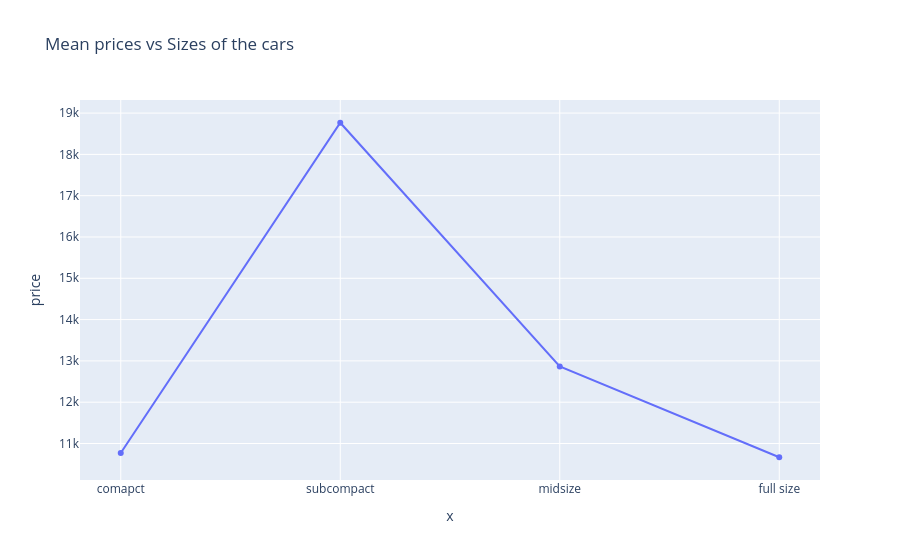

Notebook source saved alongside this figure:
### Code cell
size_list = ['comapct', 'subcompact', 'midsize', 'full size']
size_pr_df = vehicle_df_dropna.groupby('size')[['price']].mean()

px.line(size_pr_df, x=size_list, y='price', markers=True, title=' Mean prices vs Sizes of the cars')

### Figure 1 — Plotly figure (JSON) as saved in the notebook; plotly's stock layout.template omitted (floating-point values rounded to 4 significant figures)
{"data": [{"hovertemplate": "x=%{x}<br>price=%{y}<extra></extra>", "legendgroup": "", "line": {"color": "#636efa", "dash": "solid"}, "marker": {"symbol": "circle"}, "mode": "lines+markers", "name": "", "orientation": "v", "showlegend": false, "type": "scatter", "x": ["comapct", "subcompact", "midsize", "full size"], "xaxis": "x", "y": [10770.0, 18770.0, 12860.0, 10670.0], "yaxis": "y"}], "layout": {"autosize": true, "legend": {"tracegroupgap": 0}, "title": {"text": " Mean prices vs Sizes of the cars"}, "xaxis": {"anchor": "y", "autorange": true, "domain": [0, 1], "range": [-0.1813, 3.181], "title": {"text": "x"}, "type": "category"}, "yaxis": {"anchor": "x", "autorange": true, "domain": [0, 1], "range": [9999.0, 19430.0], "title": {"text": "price"}, "type": "linear"}}}
